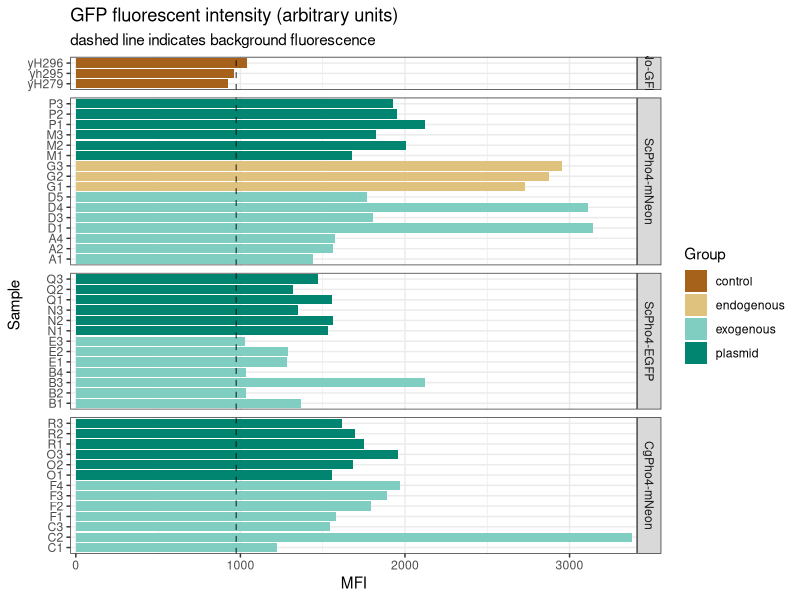
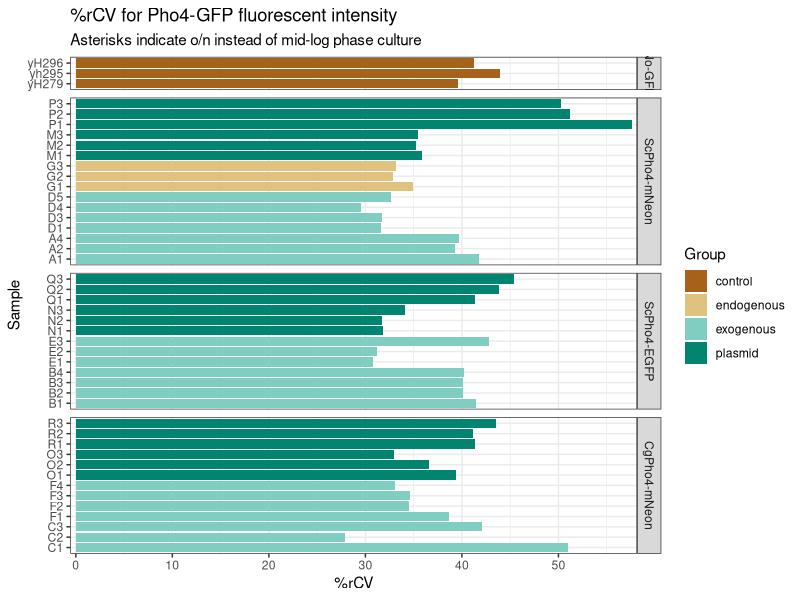
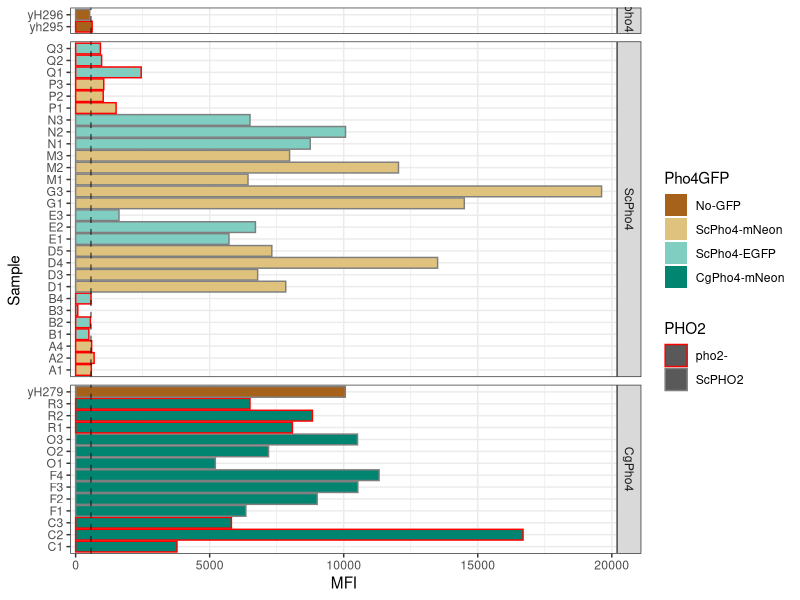

Recreate these plots in R, in order.
## ---- chunk 1
require(tidyverse)
require(cowplot)
## ---- chunk 2
dat <- read_csv("20201223-Pho4-GFP-stats.csv")
dat <- dat %>% mutate(Pho4GFP = factor(Pho4GFP, levels = c("No-GFP","ScPho4-mNeon","ScPho4-EGFP", "CgPho4-mNeon")), Group = factor(Group, levels = c("control", "endogenous", "exogenous", "plasmid")), Pho4 = factor(Pho4, levels = c("pho4-","ScPho4", "CgPho4")))
## ---- chunk 3
gfp.bg <- dat %>% filter(Pho4GFP == "No-GFP", Parameter == "Pho4-GFP") %>% pull(Median) %>% mean()
p1 <- dat %>% filter(Parameter == "Pho4-GFP") %>% 
  ggplot(aes(x = Sample, y = Median, fill =  Group)) + 
  geom_bar(stat = "identity", position = position_dodge2(width = 0.9)) +
  geom_hline(yintercept = gfp.bg, linetype = "dashed", alpha = 0.6) +
  facet_grid(Pho4GFP~., scales = "free_y", space = "free_y") +
  scale_fill_brewer(type = "div", drop = FALSE) + ylab("MFI") +
  coord_flip() + scale_y_continuous(expand = c(0.01,0)) +
  theme_bw() + labs(title = "GFP fluorescent intensity (arbitrary units)", subtitle = "dashed line indicates background fluorescence")

p1
## ---- chunk 4
# let's also check the "spread" using %CV or %robustCV to see which methods produce more heterogeneity among cells
dat %>% filter(Parameter == "Pho4-GFP") %>% 
  ggplot(aes(x = Sample, y = rCV, fill =  Group)) + 
  geom_bar(stat = "identity", position = position_dodge2(width = 0.9)) +
  facet_grid(Pho4GFP~., scales = "free_y", space = "free_y") +
  scale_fill_brewer(type = "div", drop = FALSE) + ylab("%rCV") +
  coord_flip() + scale_y_continuous(expand = c(0.01,0)) +
  labs(title = "%rCV for Pho4-GFP fluorescent intensity", subtitle = "Asterisks indicate o/n instead of mid-log phase culture") +
  theme_bw()
## ---- chunk 5
rfp.bg <- mean(dat %>% filter(!PHO5RFP, Parameter == "PHO5pr-mCherry") %>% pull(Median))
rfp.basal <- dat %>% filter(PHO5RFP, Pho4 == "pho4-", Parameter == "PHO5pr-mCherry") %>% pull(Median) %>% mean()

# removed a few outliers with MFI > 20k
p1 <- dat %>% filter(PHO5RFP, Parameter == "PHO5pr-mCherry", Median < 20000) %>% 
  ggplot(aes(x = Sample, y = Median, fill =  Pho4GFP, color = PHO2)) + 
  geom_bar(stat = "identity", position = position_dodge2(width = 0.9)) +
  geom_hline(yintercept = rfp.basal, linetype = 2, alpha = 0.6) +
  facet_grid(Pho4 ~ ., scales = "free_y", space = "free_y") + ylab("MFI") +
  scale_fill_brewer(type = "div") + scale_color_manual(values = c("red", NA)) +
  coord_flip() + scale_y_continuous(limits = c(0,20000), expand = c(0.01,0.02)) +
  theme_bw()

p1
